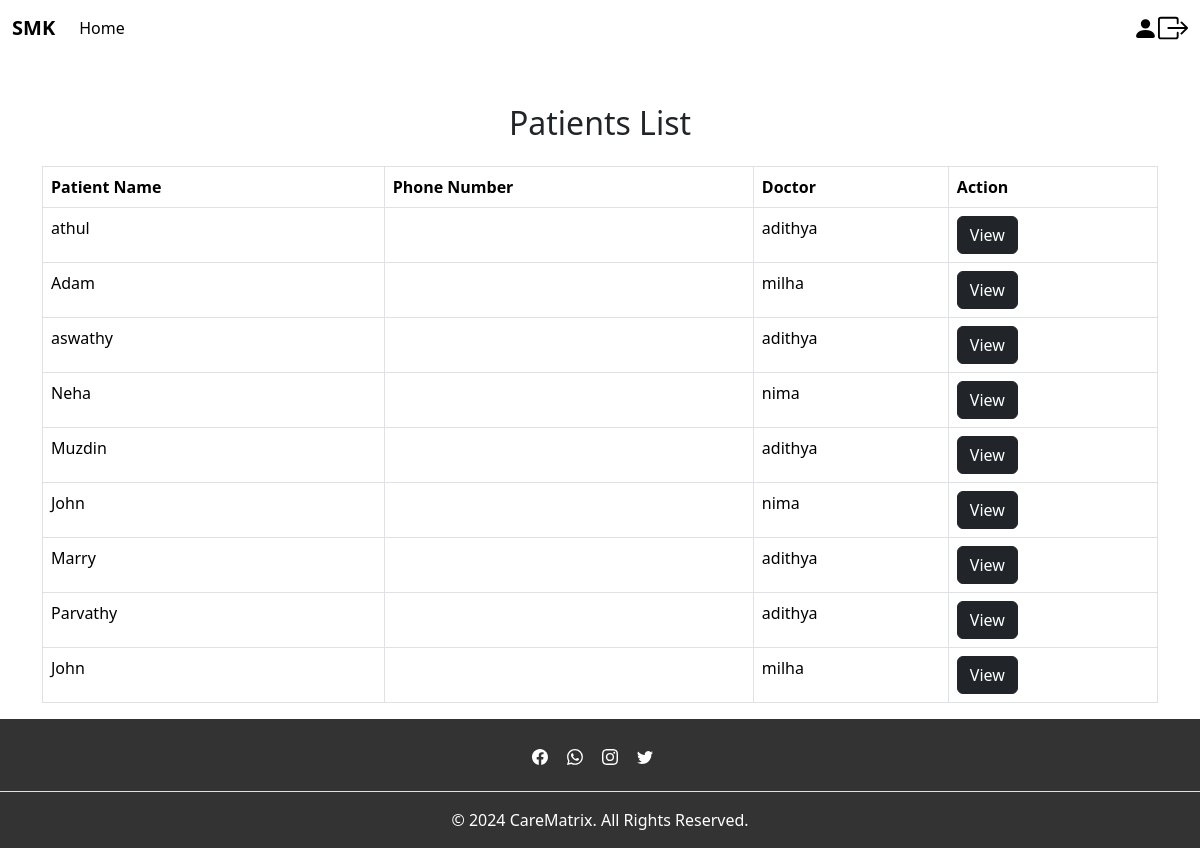
The page /patients_list on the database its author committed.
### app/models.py (models this page shows)
class PatientConsultation(models.Model):
    doctor = models.ForeignKey(CustomUser, on_delete=models.CASCADE, related_name='consultations_as_doctor')
    user_id = models.ForeignKey(CustomUser,on_delete=models.CASCADE, related_name='consultations_as_patient')
    name = models.CharField(max_length=100)
    age = models.IntegerField(validators=[MinValueValidator(0), MaxValueValidator(120)])
    height = models.IntegerField(null=True, validators=[MinValueValidator(0)])
    weight = models.IntegerField(validators=[MinValueValidator(0)])
    state = models.CharField(max_length=100)
    condition = models.TextField()
    medicine = models.TextField()
    created_at = models.DateTimeField(auto_now_add=True)
    status = models.CharField(null=True,blank=True,max_length=100)
    fees = models.DecimalField(max_digits=10, decimal_places=2, default=0.00)
    amount = models.DecimalField(max_digits=10, decimal_places=2, default=0.00)
    commission = models.DecimalField(max_digits=10, decimal_places=2, default=0.00)
    def __str__(self):
        return self.name

class CustomUser(AbstractUser):
    Phonenumber=models.IntegerField(null=True,blank=True,unique=True)
    Age=models.IntegerField(null=True,blank=True)
    Address=models.CharField(null=True,blank=True,max_length=100)
    DOB=models.DateField(null=True,blank=True)
    usertype=models.CharField(max_length=200)
    Image = models.FileField(null=True, blank=True)

### app/views.py (the view)
# urls.py: path('patients_list',views.patients_list,name='patients_list'),
def patients_list(request):
    consultation1 = PatientConsultation.objects.all()
    print(consultation1)
    return render(request, 'admin/patients_list.html', {'consultation': consultation1})

### template/admin/patients_list.html (shortened to what this page needs)
{% extends 'admin/base_admin.html' %}
{% block content %}
<div class="container mt-5">
    <h2 class="text-center mb-4">Patients List</h2>
    <table class="table table-bordered table-hover">
        <thead class="thead-dark">
            <tr>
                <th>Patient Name</th>
                <th>Phone Number</th>
                <th>Doctor</th>
                <th>Action</th>
            </tr>
        </thead>
        <tbody>
            {% for i in consultation %}
            <tr>
                <td>{{ i.name }}</td>
                <td>{{ i.phone }}</td>
                <td>{{ i.doctor.username }}</td>
                <td>
                    <button type="submit" class="btn btn-dark"><a href="{% url 'patient_details' %}">View</a></button>
                </td>
            </tr>
            {% endfor %}
        </tbody>
    </table>
</div>
{% endblock %}

### template/admin/patients_list.html (style rules this page uses)
a { color: white; text-decoration: none; }

### rows shown on the page
PatientConsultation: name "athul", doctor.username "adithya"
PatientConsultation: name "Adam", doctor.username "milha"
PatientConsultation: name "aswathy", doctor.username "adithya"
PatientConsultation: name "Neha", doctor.username "nima"
PatientConsultation: name "Muzdin", doctor.username "adithya"
PatientConsultation: name "John", doctor.username "nima"
PatientConsultation: name "Marry", doctor.username "adithya"
PatientConsultation: name "Parvathy", doctor.username "adithya"
PatientConsultation: name "John", doctor.username "milha"
